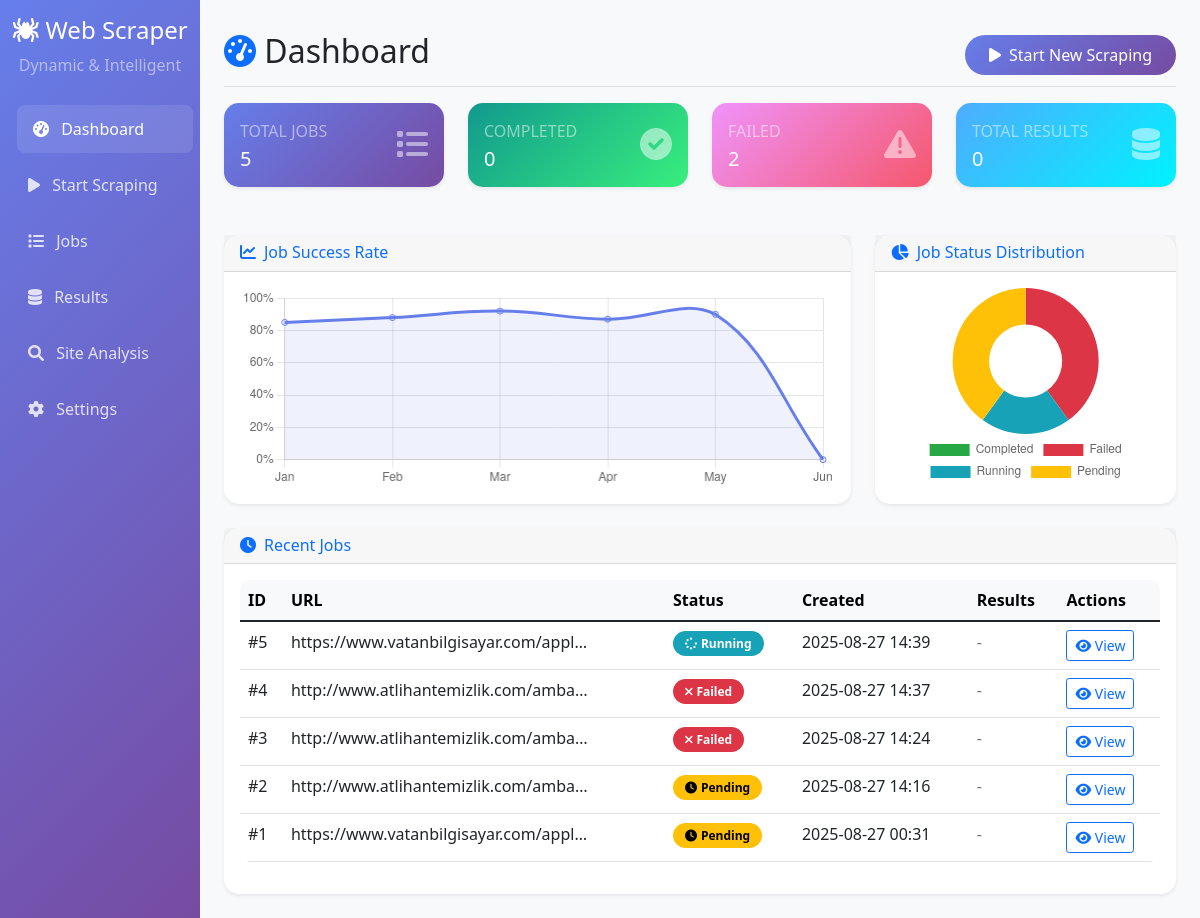
The page / on the database its author committed.
### dashboard/app.py (models this page shows)
class ScrapingJob(db.Model):
    id = db.Column(db.Integer, primary_key=True)
    url = db.Column(db.String(500), nullable=False)
    status = db.Column(
        db.String(50), default="pending"
    )  # pending, running, completed, failed
    created_at = db.Column(db.DateTime, default=datetime.datetime.utcnow)
    completed_at = db.Column(db.DateTime, nullable=True)
    results_count = db.Column(db.Integer, default=0)
    error_message = db.Column(db.Text, nullable=True)
    output_file = db.Column(db.String(200), nullable=True)
    site_type = db.Column(db.String(100), nullable=True)
    confidence_score = db.Column(db.Float, nullable=True)

### dashboard/app.py (the view)
@app.route("/")
def index():
    recent_jobs = (
        ScrapingJob.query.order_by(ScrapingJob.created_at.desc()).limit(10).all()
    )
    total_jobs = ScrapingJob.query.count()
    completed_jobs = ScrapingJob.query.filter_by(status="completed").count()
    failed_jobs = ScrapingJob.query.filter_by(status="failed").count()
    running_jobs = ScrapingJob.query.filter_by(status="running").count()
    total_results = ScrapingResult.query.count()
    stats = {
        "total_jobs": total_jobs,
        "completed_jobs": completed_jobs,
        "failed_jobs": failed_jobs,
        "running_jobs": running_jobs,
        "total_results": total_results,
        "success_rate": (completed_jobs / total_jobs * 100) if total_jobs > 0 else 0,
    }
    return render_template(
        "index.html", recent_jobs=recent_jobs, stats=stats, active_jobs=active_jobs
    )

### dashboard/app.py (called while the page is built)
@app.before_request
def create_tables():
    db.create_all()

@app.before_request
def start_background_worker():
    worker_thread = threading.Thread(target=process_job_queue, daemon=True)
    worker_thread.start()

### dashboard/templates/index.html (shortened to what this page needs)
{% extends "base.html" %}
{% block content %}
<div class="d-flex justify-content-between flex-wrap flex-md-nowrap align-items-center pt-3 pb-2 mb-3 border-bottom">
    <h1 class="h2">
        <i class="fas fa-tachometer-alt text-primary"></i> Dashboard
    </h1>
    <div class="btn-toolbar mb-2 mb-md-0">
        <a href="{{ url_for('start_scraping') }}" class="btn btn-primary">
            <i class="fas fa-play me-2"></i>Start New Scraping
        </a>
    </div>
</div>
<div class="row mb-4">
    <div class="col-xl-3 col-md-6 mb-4">
        <div class="card stat-card h-100">
            <div class="card-body">
                <div class="row no-gutters align-items-center">
                    <div class="col mr-2">
                        <div class="text-xs font-weight-bold text-white-50 text-uppercase mb-1">
                            Total Jobs
                        </div>
                        <div class="h5 mb-0 font-weight-bold text-white">{{ stats.total_jobs }}</div>
                    </div>
                    <div class="col-auto">
                        <i class="fas fa-list fa-2x text-white-50"></i>
                    </div>
                </div>
            </div>
        </div>
    </div>
    <div class="col-xl-3 col-md-6 mb-4">
        <div class="card stat-card success h-100">
            <div class="card-body">
                <div class="row no-gutters align-items-center">
                    <div class="col mr-2">
                        <div class="text-xs font-weight-bold text-white-50 text-uppercase mb-1">
                            Completed
                        </div>
                        <div class="h5 mb-0 font-weight-bold text-white">{{ stats.completed_jobs }}</div>
                    </div>
                    <div class="col-auto">
                        <i class="fas fa-check-circle fa-2x text-white-50"></i>
                    </div>
                </div>
            </div>
        </div>
    </div>
    <div class="col-xl-3 col-md-6 mb-4">
        <div class="card stat-card warning h-100">
            <div class="card-body">
                <div class="row no-gutters align-items-center">
                    <div class="col mr-2">
                        <div class="text-xs font-weight-bold text-white-50 text-uppercase mb-1">
                            Failed
                        </div>
                        <div class="h5 mb-0 font-weight-bold text-white">{{ stats.failed_jobs }}</div>
                    </div>
                    <div class="col-auto">
                        <i class="fas fa-exclamation-triangle fa-2x text-white-50"></i>
                    </div>
                </div>
            </div>
        </div>
    </div>
    <div class="col-xl-3 col-md-6 mb-4">
        <div class="card stat-card info h-100">
            <div class="card-body">
                <div class="row no-gutters align-items-center">
                    <div class="col mr-2">
                        <div class="text-xs font-weight-bold text-white-50 text-uppercase mb-1">
                            Total Results
                        </div>
                        <div class="h5 mb-0 font-weight-bold text-white">{{ stats.total_results }}</div>
                    </div>
                    <div class="col-auto">
                        <i class="fas fa-database fa-2x text-white-50"></i>
                    </div>
                </div>
            </div>
        </div>
    </div>
</div>
<div class="row mb-4">
    <div class="col-xl-8 col-lg-7">
        <div class="card">
            <div class="card-header">
                <h6 class="m-0 font-weight-bold text-primary">
                    <i class="fas fa-chart-line me-2"></i>Job Success Rate
                </h6>
            </div>
            <div class="card-body">
                <canvas id="successRateChart" width="400" height="200"></canvas>
            </div>
        </div>
    </div>
    <div class="col-xl-4 col-lg-5">
        <div class="card">
            <div class="card-header">
                <h6 class="m-0 font-weight-bold text-primary">
                    <i class="fas fa-chart-pie me-2"></i>Job Status Distribution
                </h6>
            </div>
            <div class="card-body">
                <canvas id="statusChart" width="400" height="200"></canvas>
            </div>
        </div>
    </div>
</div>
<div class="row">
    <div class="col-12">
        <div class="card">
            <div class="card-header">
                <h6 class="m-0 font-weight-bold text-primary">
                    <i class="fas fa-clock me-2"></i>Recent Jobs
                </h6>
            </div>
            <div class="card-body">
                {% if recent_jobs %}
                <div class="table-responsive">
                    <table class="table table-hover">
                        <thead class="table-light">
                            <tr>
                                <th>ID</th>
                                <th>URL</th>
                                <th>Status</th>
                                <th>Created</th>
                                <th>Results</th>
                                <th>Actions</th>
                            </tr>
                        </thead>
                        <tbody>
                            {% for job in recent_jobs %}
                            <tr>
                                <td>#{{ job.id }}</td>
                                <td>
                                    <div class="text-truncate" style="max-width: 300px;" title="{{ job.url }}">
                                        {{ job.url }}
                                    </div>
                                </td>
                                <td>
                                    <span class="status-badge status-{{ job.status }}">
                                        {% if job.status == 'pending' %}
                                            <i class="fas fa-clock me-1"></i>Pending
                                        {% elif job.status == 'running' %}
                                            <i class="fas fa-spinner fa-spin me-1"></i>Running
                                        {% elif job.status == 'completed' %}
                                            <i class="fas fa-check me-1"></i>Completed
                                        {% elif job.status == 'failed' %}
                                            <i class="fas fa-times me-1"></i>Failed
                                        {% endif %}
                                    </span>
                                </td>
                                <td>{{ job.created_at.strftime('%Y-%m-%d %H:%M') }}</td>
                                <td>
                                    {% if job.results_count %}
                                        <span class="badge bg-success">{{ job.results_count }}</span>
                                    {% else %}
                                        <span class="text-muted">-</span>
                                    {% endif %}
                                </td>
                                <td>
                                    <a href="{{ url_for('job_status', job_id=job.id) }}"
                                       class="btn btn-sm btn-outline-primary">
                                        <i class="fas fa-eye"></i> View
                                    </a>
                                </td>
                            </tr>
                            {% endfor %}
                        </tbody>
                    </table>
                </div>
                {% endif %}
            </div>
        </div>
    </div>
</div>
{% endblock %}
{% block extra_js %}
<script>
// Success Rate Chart
const successCtx = document.getElementById('successRateChart').getContext('2d');
const successChart = new Chart(successCtx, {
    type: 'line',
    data: {
        labels: ['Jan', 'Feb', 'Mar', 'Apr', 'May', 'Jun'],
        datasets: [{
            label: 'Success Rate (%)',
            data: [85, 88, 92, 87, 90, {{ "%.1f"|format(stats.success_rate) }}],
            borderColor: '#667eea',
            backgroundColor: 'rgba(102, 126, 234, 0.1)',
            tension: 0.4,
            fill: true
        }]
    },
    options: {
        responsive: true,
        maintainAspectRatio: false,
        scales: {
            y: {
                beginAtZero: true,
                max: 100,
                ticks: {
                    callback: function(value) {
                        return value + '%';
                    }
                }
            }
        },
        plugins: {
            legend: {
                display: false
            }
        }
    }
});
// Status Distribution Chart
const statusCtx = document.getElementById('statusChart').getContext('2d');
const statusChart = new Chart(statusCtx, {
    type: 'doughnut',
    data: {
        labels: ['Completed', 'Failed', 'Running', 'Pending'],
        datasets: [{
            data: [
                {{ stats.completed_jobs }},
                {{ stats.failed_jobs }},
                {{ stats.running_jobs }},
                {{ stats.total_jobs - stats.completed_jobs - stats.failed_jobs - stats.running_jobs }}
            ],
            backgroundColor: [
                '#28a745',
                '#dc3545',
                '#17a2b8',
                '#ffc107'
            ],
            borderWidth: 0
        }]
    },
    options: {
        responsive: true,
        maintainAspectRatio: false,
        plugins: {
            legend: {
                position: 'bottom'
            }
        }
    }
});
// Auto-refresh for active jobs
function updateDurations() {
    const now = new Date();
}
// Update durations every second
setInterval(updateDurations, 1000);
updateDurations();
// Auto-refresh page every 30 seconds to update job statuses
setTimeout(function() {
    location.reload();
}, 30000);
</script>
{% endblock %}

### dashboard/templates/base.html (shortened to what this page needs)
<!DOCTYPE html>
<html lang="en">
<head>
    <link href="https://cdn.jsdelivr.net/npm/bootstrap@5.1.3/dist/css/bootstrap.min.css" rel="stylesheet">
    <link href="https://cdnjs.cloudflare.com/ajax/libs/font-awesome/6.0.0/css/all.min.css" rel="stylesheet">
</head>
<body>
    <div class="container-fluid">
        <div class="row">
            <nav class="col-md-3 col-lg-2 d-md-block sidebar collapse">
                <div class="position-sticky pt-3">
                    <div class="text-center mb-4">
                        <h4 class="text-white">
                            <i class="fas fa-spider"></i> Web Scraper
                        </h4>
                        <p class="text-white-50">Dynamic & Intelligent</p>
                    </div>
                    <ul class="nav flex-column">
                        <li class="nav-item">
                            <a class="nav-link {% if request.endpoint == 'index' %}active{% endif %}" href="{{ url_for('index') }}">
                                <i class="fas fa-tachometer-alt me-2"></i>
                                Dashboard
                            </a>
                        </li>
                        <li class="nav-item">
                            <a class="nav-link {% if request.endpoint == 'start_scraping' %}active{% endif %}" href="{{ url_for('start_scraping') }}">
                                <i class="fas fa-play me-2"></i>
                                Start Scraping
                            </a>
                        </li>
                        <li class="nav-item">
                            <a class="nav-link {% if request.endpoint == 'jobs_list' %}active{% endif %}" href="{{ url_for('jobs_list') }}">
                                <i class="fas fa-list me-2"></i>
                                Jobs
                            </a>
                        </li>
                        <li class="nav-item">
                            <a class="nav-link {% if request.endpoint == 'results_list' %}active{% endif %}" href="{{ url_for('results_list') }}">
                                <i class="fas fa-database me-2"></i>
                                Results
                            </a>
                        </li>
                        <li class="nav-item">
                            <a class="nav-link {% if request.endpoint == 'site_analysis' %}active{% endif %}" href="{{ url_for('site_analysis') }}">
                                <i class="fas fa-search me-2"></i>
                                Site Analysis
                            </a>
                        </li>
                        <li class="nav-item">
                            <a class="nav-link {% if request.endpoint == 'settings' %}active{% endif %}" href="{{ url_for('settings') }}">
                                <i class="fas fa-cog me-2"></i>
                                Settings
                            </a>
                        </li>
                    </ul>
                </div>
            </nav>
            <main class="col-md-9 ms-sm-auto col-lg-10 px-md-4 main-content">
                <div class="pt-3 pb-2 mb-3">
                    {% block content %}{% endblock %}
                </div>
            </main>
        </div>
    </div>
    {% block extra_js %}{% endblock %}
</body>
</html>

### dashboard/templates/base.html (style rules this page uses)
.sidebar { min-height: 100vh; background: linear-gradient(135deg, #667eea 0%, #764ba2 100%); }
.sidebar .nav-link { color: rgba(255, 255, 255, 0.8); padding: 0.75rem 1rem; border-radius: 0.5rem; margin: 0.25rem 0; transition: all 0.3s ease; }
.sidebar .nav-link:hover, .sidebar .nav-link.active { color: white; background-color: rgba(255, 255, 255, 0.1); transform: translateX(5px); }
.main-content { background-color: #f8f9fa; min-height: 100vh; }
.card { border: none; border-radius: 15px; box-shadow: 0 0.125rem 0.25rem rgba(0, 0, 0, 0.075); transition: transform 0.2s ease; }
.stat-card { background: linear-gradient(135deg, #667eea 0%, #764ba2 100%); color: white; }
.stat-card.success { background: linear-gradient(135deg, #11998e 0%, #38ef7d 100%); }
.stat-card.warning { background: linear-gradient(135deg, #f093fb 0%, #f5576c 100%); }
.stat-card.info { background: linear-gradient(135deg, #4facfe 0%, #00f2fe 100%); }
.btn-primary { background: linear-gradient(135deg, #667eea 0%, #764ba2 100%); border: none; border-radius: 25px; padding: 0.5rem 1.5rem; }
.table { border-radius: 10px; overflow: hidden; }
.status-badge { padding: 0.25rem 0.75rem; border-radius: 20px; font-size: 0.75rem; font-weight: 600; }
.status-pending { background-color: #ffc107; color: #000; }
.status-running { background-color: #17a2b8; color: #fff; }
.status-failed { background-color: #dc3545; color: #fff; }

### rows shown on the page
ScrapingJob: id "5", url "https://www.vatanbilgisayar.com/appl…", status "running" (drawn), created_at "2025-08-27 14:39"
ScrapingJob: id "4", url "http://www.atlihantemizlik.com/amba…", status "failed" (drawn), created_at "2025-08-27 14:37"
ScrapingJob: id "3", url "http://www.atlihantemizlik.com/amba…", status "failed" (drawn), created_at "2025-08-27 14:24"
ScrapingJob: id "2", url "http://www.atlihantemizlik.com/amba…", status "pending" (drawn), created_at "2025-08-27 14:16"
ScrapingJob: id "1", url "https://www.vatanbilgisayar.com/appl…", status "pending" (drawn), created_at "2025-08-27 00:31"

### other values the page prints
{{ stats.total_jobs }} "5"
{{ stats.completed_jobs }} "0"
{{ stats.failed_jobs }} "2"
{{ stats.total_results }} "0"
chart data {{ "%.1f"|format(stats.success_rate) }} 0.0
chart data {{ stats.completed_jobs }} 0
chart data {{ stats.failed_jobs }} 2
chart data {{ stats.running_jobs }} 1
